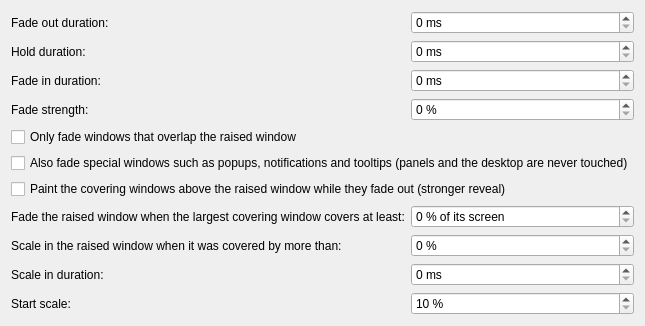
<?xml version="1.0" encoding="UTF-8"?>
<ui version="4.0">
 <class>BetterTransitionEffectConfig</class>
 <widget class="QWidget" name="BetterTransitionEffectConfig">
  <property name="geometry">
   <rect>
    <x>0</x>
    <y>0</y>
    <width>560</width>
    <height>300</height>
   </rect>
  </property>
  <layout class="QFormLayout" name="formLayout">
   <item row="0" column="0">
    <widget class="QLabel" name="labelFadeOut">
     <property name="text">
      <string>Fade out duration:</string>
     </property>
     <property name="buddy">
      <cstring>kcfg_FadeOutDuration</cstring>
     </property>
    </widget>
   </item>
   <item row="0" column="1">
    <widget class="QSpinBox" name="kcfg_FadeOutDuration">
     <property name="suffix">
      <string> ms</string>
     </property>
     <property name="minimum">
      <number>0</number>
     </property>
     <property name="maximum">
      <number>5000</number>
     </property>
     <property name="singleStep">
      <number>10</number>
     </property>
     <property name="toolTip">
      <string>How long the covering windows take to fade out. Not used when the raised window fades in itself.</string>
     </property>
    </widget>
   </item>
   <item row="1" column="0">
    <widget class="QLabel" name="labelHold">
     <property name="text">
      <string>Hold duration:</string>
     </property>
     <property name="buddy">
      <cstring>kcfg_HoldDuration</cstring>
     </property>
    </widget>
   </item>
   <item row="1" column="1">
    <widget class="QSpinBox" name="kcfg_HoldDuration">
     <property name="suffix">
      <string> ms</string>
     </property>
     <property name="minimum">
      <number>0</number>
     </property>
     <property name="maximum">
      <number>10000</number>
     </property>
     <property name="singleStep">
      <number>10</number>
     </property>
     <property name="toolTip">
      <string>How long the minimum opacity is kept before fading back in. Also delays the raised window's own fade-in.</string>
     </property>
    </widget>
   </item>
   <item row="2" column="0">
    <widget class="QLabel" name="labelFadeIn">
     <property name="text">
      <string>Fade in duration:</string>
     </property>
     <property name="buddy">
      <cstring>kcfg_FadeInDuration</cstring>
     </property>
    </widget>
   </item>
   <item row="2" column="1">
    <widget class="QSpinBox" name="kcfg_FadeInDuration">
     <property name="suffix">
      <string> ms</string>
     </property>
     <property name="minimum">
      <number>0</number>
     </property>
     <property name="maximum">
      <number>5000</number>
     </property>
     <property name="singleStep">
      <number>10</number>
     </property>
    </widget>
   </item>
   <item row="3" column="0">
    <widget class="QLabel" name="labelFadeStrength">
     <property name="text">
      <string>Fade strength:</string>
     </property>
     <property name="buddy">
      <cstring>kcfg_FadeStrength</cstring>
     </property>
    </widget>
   </item>
   <item row="3" column="1">
    <widget class="QSpinBox" name="kcfg_FadeStrength">
     <property name="suffix">
      <string> %</string>
     </property>
     <property name="minimum">
      <number>0</number>
     </property>
     <property name="maximum">
      <number>100</number>
     </property>
     <property name="toolTip">
      <string>100 % means fully transparent. 0 % disables the fade animations entirely.</string>
     </property>
    </widget>
   </item>
   <item row="4" column="0" colspan="2">
    <widget class="QCheckBox" name="kcfg_OnlyOverlapping">
     <property name="text">
      <string>Only fade windows that overlap the raised window</string>
     </property>
    </widget>
   </item>
   <item row="5" column="0" colspan="2">
    <widget class="QCheckBox" name="kcfg_IncludeSpecialWindows">
     <property name="text">
      <string>Also fade special windows such as popups, notifications and tooltips (panels and the desktop are never touched)</string>
     </property>
    </widget>
   </item>
   <item row="6" column="0" colspan="2">
    <widget class="QCheckBox" name="kcfg_ElevateCoveringWindows">
     <property name="text">
      <string>Paint the covering windows above the raised window while they fade out (stronger reveal)</string>
     </property>
     <property name="toolTip">
      <string>Their inactive decorations and shadows briefly cover the raised window, which can look like the window is losing focus. Leave this off if you see flicker.</string>
     </property>
    </widget>
   </item>
   <item row="7" column="0">
    <widget class="QLabel" name="labelLargeCovererRatio">
     <property name="text">
      <string>Fade the raised window when the largest covering window covers at least:</string>
     </property>
     <property name="buddy">
      <cstring>kcfg_LargeCovererScreenRatio</cstring>
     </property>
    </widget>
   </item>
   <item row="7" column="1">
    <widget class="QSpinBox" name="kcfg_LargeCovererScreenRatio">
     <property name="suffix">
      <string> % of its screen</string>
     </property>
     <property name="minimum">
      <number>0</number>
     </property>
     <property name="maximum">
      <number>100</number>
     </property>
     <property name="toolTip">
      <string>Only applies when that window is also larger than the raised window. Use 100 % to disable this rule.</string>
     </property>
    </widget>
   </item>
   <item row="8" column="0">
    <widget class="QLabel" name="labelScaleInThreshold">
     <property name="text">
      <string>Scale in the raised window when it was covered by more than:</string>
     </property>
     <property name="buddy">
      <cstring>kcfg_ScaleInThreshold</cstring>
     </property>
    </widget>
   </item>
   <item row="8" column="1">
    <widget class="QSpinBox" name="kcfg_ScaleInThreshold">
     <property name="suffix">
      <string> %</string>
     </property>
     <property name="minimum">
      <number>0</number>
     </property>
     <property name="maximum">
      <number>100</number>
     </property>
     <property name="toolTip">
      <string>Use 100 % to disable this and always fade the covering windows</string>
     </property>
    </widget>
   </item>
   <item row="9" column="0">
    <widget class="QLabel" name="labelScaleInDuration">
     <property name="text">
      <string>Scale in duration:</string>
     </property>
     <property name="buddy">
      <cstring>kcfg_ScaleInDuration</cstring>
     </property>
    </widget>
   </item>
   <item row="9" column="1">
    <widget class="QSpinBox" name="kcfg_ScaleInDuration">
     <property name="suffix">
      <string> ms</string>
     </property>
     <property name="minimum">
      <number>0</number>
     </property>
     <property name="maximum">
      <number>5000</number>
     </property>
     <property name="singleStep">
      <number>10</number>
     </property>
    </widget>
   </item>
   <item row="10" column="0">
    <widget class="QLabel" name="labelScaleInStartScale">
     <property name="text">
      <string>Start scale:</string>
     </property>
     <property name="buddy">
      <cstring>kcfg_ScaleInStartScale</cstring>
     </property>
    </widget>
   </item>
   <item row="10" column="1">
    <widget class="QSpinBox" name="kcfg_ScaleInStartScale">
     <property name="suffix">
      <string> %</string>
     </property>
     <property name="minimum">
      <number>10</number>
     </property>
     <property name="maximum">
      <number>100</number>
     </property>
     <property name="toolTip">
      <string>Use 100 % to disable the scale-in animation</string>
     </property>
    </widget>
   </item>
  </layout>
 </widget>
 <resources/>
 <connections/>
</ui>
